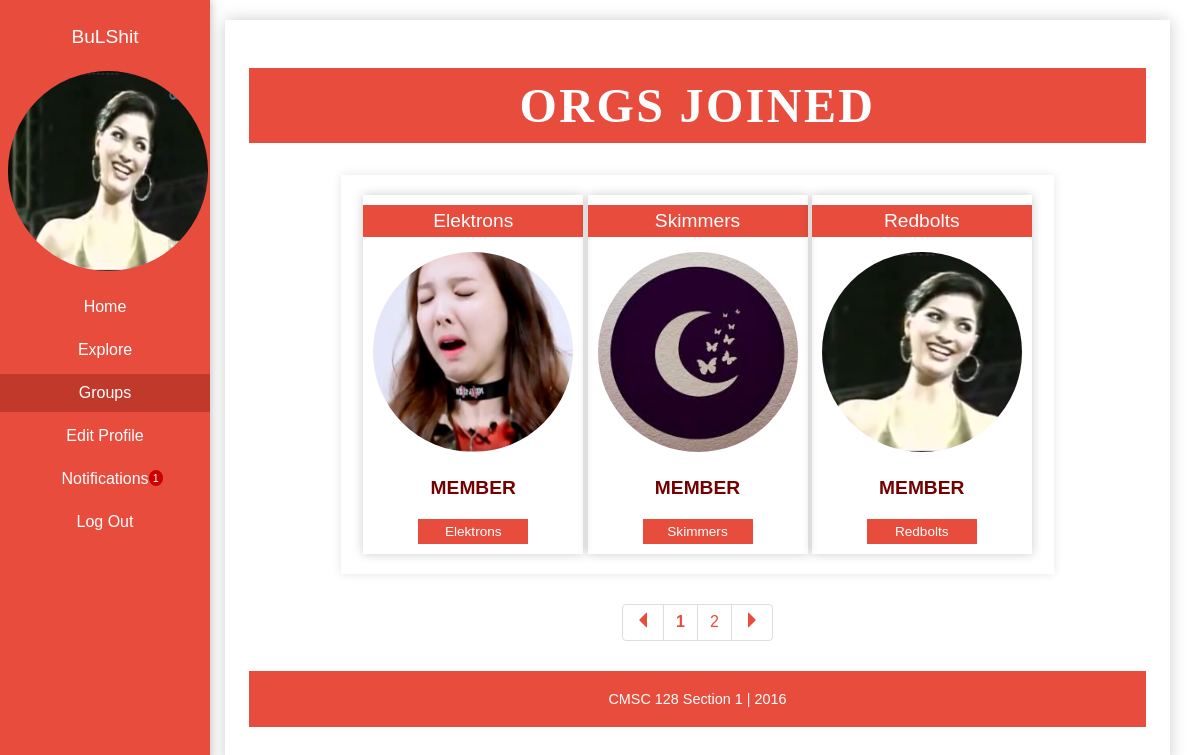
The page /html/groups.php (signed in) on the database its author committed.
### tables this page shows
CREATE TABLE `user` (
  `user_id` int(50) NOT NULL,
  `student_no` varchar(100) NOT NULL,
  `first_name` varchar(100) NOT NULL,
  `last_name` varchar(100) NOT NULL,
  `username` varchar(100) NOT NULL,
  `password` varchar(100) NOT NULL,
  `course` varchar(100) NOT NULL,
  `date_joined` date NOT NULL,
  `year_level` int(100) NOT NULL,
  `prof_pic` varchar(150) NOT NULL,
  `birthday` date NOT NULL,
  `email` varchar(60) NOT NULL
);

CREATE TABLE `joined` (
  `join_id` int(100) NOT NULL,
  `user_id` int(100) NOT NULL,
  `org_id` int(100) NOT NULL,
  `membership_type` enum('admin','member','pending') NOT NULL,
  `date_joined` date NOT NULL
);

CREATE TABLE `orgs` (
  `org_id` int(100) NOT NULL,
  `org_name` varchar(100) NOT NULL,
  `description` text NOT NULL,
  `photo` varchar(100) NOT NULL
);

### html/groups.php (the view, shortened to what this page needs)
<?php
	include ("functions.php");
	$connectdb = connection();
?>
<!DOCTYPE html>
<html lang="en">
	<head>
		<link rel="stylesheet" type="text/css" href="../bootstrap/css/bootstrap.css">
    	<link rel="stylesheet" type="text/css" href="../css/main.css">
		<link rel="stylesheet" type="text/css" href="../css/navigation.css">
		<link rel="stylesheet" type="text/css" href="../css/groups.css">
	</head>
	<body>
	<?php	$start=0;
			$lim=3;
			if(isset($_GET['id'])){
				$id=$_GET['id'];
				$start=($id-1)*$lim;
			}
			else{
				$id=1;
			}
			?>
	<div id="wrapper">
	    <nav>
            <ul>
                <?php
                $current_id = $_SESSION['user_id'];
                $query2 = mysqli_query($connectdb, "select * from user where user_id = $current_id");
                while($current_user= mysqli_fetch_array($query2)){ ?>
                <li><a href = 'viewprofile.php?user_id=<?=$current_id?>' class="username"><?php echo $current_user['username'] ?></a></li>
                <li class="image"><a href = 'viewprofile.php?user_id=<?=$current_id?>'><img onerror="this.src = '../images/janina.PNG'" src="../images/<?php echo $current_user['prof_pic'] ?>"/></a></li><?php } ?>
                <li><a href="home.php">Home</a></li>
                <li><a href="explore.php">Explore</a></li>
                <li class="dropbtn"><a class="dropbtn active" href="groups.php">Groups</a>
                </li>
                <li><a href="edit.php">Edit Profile</a></li>
                <li><a href="notif.php">Notifications
                  <?php
                    $notifnum = mysqli_query($connectdb,"select * from announcement, seen_announcement where announcement.announcement_id = seen_announcement.announcement_id and seen_announcement.seen = 'not_seen'and seen_announcement.user_id='".$current_id."'");
                    $total2 = mysqli_num_rows($notifnum); ?>
					<span class="notif-count"><?php echo $total2 ?></span>
                </a></li>
                <li><a href="logout.php">Log Out</a></li>
            </ul>
        </nav>
		<div id="content">
			<div id="group_list">
				<h1 class="title">ORGS JOINED</h1>
				<ul id="see_group">
					<?php
						$userid = $_SESSION['user_id'];
						$query = "SELECT * FROM joined, orgs WHERE joined.user_id = $userid AND joined.org_id = orgs.org_id";
						$result = mysqli_query($connectdb,$query);
						$rows=mysqli_num_rows($result);
						$total=ceil($rows/$lim);
						$result = groupListQuery($userid,$start,$lim,$connectdb);
						if($total>=1){
							while(list($orgid,$orgName, $photo,$memType)=mysqli_fetch_row($result)){
					?>
							<li class="joinGroup">
									<label class="orgname"><?=elipse($orgName)?></label>
									<img id="image" src="<?=$photo?>" onerror="this.src = '../images/janina.PNG'" >
									<label class="status"><?=detMemType($memType)?></label>
									<?php
										if ($memType!="pending") {
										?>
										<a class="orglink" href="group_page.php?orgID=<?=$orgid?>"><?=elipse($orgName)?></a>
										<?php
										}else{
										?>
										<a class="buttoncustom" href="cancel.php?orgID=<?=$orgid?>&id=<?=$id?>">Cancel Request</a>
										<?php
										}
									?>
							</li>
						<?php
							}
						}
						else{
							echo "<p>You still haven't joined an org yet! Try <a href='explore.php'>Exploring</a> a bit.</p>";
						}
					?>
				</ul>
				<?php
							pagination($id,$rows,$lim,1,"groups.php?id=%d");
						?>
			</div>
			<footer>CMSC 128 Section 1 | 2016</footer>
		</div>
	</div>
	</body>
</html>

### html/functions.php (shortened to what this page needs)
<?php
	function groupListQuery($userid, $start, $limit, $dbconn){
		$query = "SELECT orgs.org_id,orgs.org_name, orgs.photo, joined.membership_type
				FROM joined, orgs
				WHERE joined.user_id = $userid AND joined.org_id = orgs.org_id
				ORDER BY joined.membership_type
				LIMIT $start, $limit";
		return mysqli_query($dbconn, $query);
	}
	function detMemType($memType){
		if ($memType=="admin") {
			return "ADMIN";
		}elseif ($memType=="member") {
			return "MEMBER";
		}return "PENDING";
	}
	function elipse($string){
		if(strlen($string)<14){
			echo $string;
		}
		else{
			echo substr($string, 0, 14) . "...";
		}
	}
	function pagination($currentPage, $itemCount, $itemsPerPage, $adjacentCount, $pageLinkTemplate, $showPrevNext = true) {
		$firstPage = 1;
		$lastPage  = ceil($itemCount / $itemsPerPage);
		if ($currentPage <= $adjacentCount + $adjacentCount) {
			$firstAdjacentPage = $firstPage;
			$lastAdjacentPage  = min($firstPage + $adjacentCount + $adjacentCount, $lastPage);
		} elseif ($currentPage > $lastPage - $adjacentCount - $adjacentCount) {
			$lastAdjacentPage  = $lastPage;
			$firstAdjacentPage = $lastPage - $adjacentCount - $adjacentCount;
		} else {
			$firstAdjacentPage = $currentPage - $adjacentCount;
			$lastAdjacentPage  = $currentPage + $adjacentCount;
		}
		echo '<ul style="clear:both; bottom:0;" class="pagination" id="pagination">';
		if ($showPrevNext) {
			if ($currentPage == $firstPage) {
				echo '<li><span><span class="glyphicon glyphicon-triangle-left"></span></span></li>';
			} else {
				echo '<li><a href="' . (is_callable($pageLinkTemplate) ? $pageLinkTemplate($currentPage - 1) : sprintf($pageLinkTemplate, $currentPage - 1)) . '"><span class="glyphicon glyphicon-triangle-left"></span></a></li>';
			}
		}
		for ($i = $firstAdjacentPage; $i <= $lastAdjacentPage; $i++) {
			if ($currentPage == $i) {
				echo '<li><span><b>' . $i . '</b></span></li>';
			} else {
				echo '<li><a href="' . (is_callable($pageLinkTemplate) ? $pageLinkTemplate($i) : sprintf($pageLinkTemplate, $i)) . '">' . $i . '</a></li>';
			}
		}
		if ($showPrevNext) {
			if ($currentPage == $lastPage) {
				echo '<li><span><span class="glyphicon glyphicon-triangle-right"></span></span></li>';
			} else {
				echo '<li><a href="' . (is_callable($pageLinkTemplate) ? $pageLinkTemplate($currentPage + 1) : sprintf($pageLinkTemplate, $currentPage + 1)) . '"><span class="glyphicon glyphicon-triangle-right"></span></a></li>';
			}
		}
		echo '</ul>';
	}
?>

### css/main.css (style rules this page uses)
* { font-family: Arial; }
body { margin: 0; }
#content { min-height: 80vh; width: 78.75vw; margin: 20px 1.25vw 20px 18.75vw; background-color: white; box-shadow: 0 0 15px rgba(0,0,0,0.2); padding: 2vh 2vw; box-sizing: border-box; }
footer { background-color: #e74c3c; width: 100%; text-align: center; padding: 20px 0; margin: 20px 0; bottom: 0; left: 0; color: white; font-family: Arial; font-size: 0.9em; }
ul.pagination { display: flex; justify-content: center; margin: 30px 0; border: none; font-family: Arial; }
ul.pagination a, ul.pagination b, ul.pagination span { color: #e74c3c; }
ul.pagination b, ul.pagination span { cursor: default; }

### css/navigation.css (style rules this page uses)
nav { background-color: #e74c3c; position: fixed; left: 0; top: 0; height: 100vh; width: 17.5vw; box-shadow: 0 0 10px rgba(0,0,0,0.3); z-index: 5; }
nav ul { padding: 0; list-style: none; }
nav li { margin: 5px 0; }
nav li a { color: white; font-family: Arial; text-decoration: none; padding: 10px 20px; display: block; text-align: center; transition: 0.2s; }
nav .username { font-size: 1.2em; }
nav li a.active { background-color: #c0392b!important; color: white!important; cursor: default; }
nav li.image a { padding: 0; }
nav img { margin: 5px 5px; height: 200px; width: 200px; border-radius: 50%; transition: 0.4s; border: 3px solid rgba(0,0,0,0); }
.notif-count { padding: 1% 2% 1% 2%; background: #cc0000; color: #ffffff; border-radius: 50%; -moz-border-radius: 50%; -webkit-border-radius: 50%; position: absolute; font-size: 67%; }
a.dropbtn + ul.dropdown-list a:hover, { background-color: #DDDEE1; color: #555; }

### css/groups.css (style rules this page uses)
#see_group { box-shadow: 0 0 10px rgba(0,0,0,0.1); display: flex; flex-wrap: wrap; list-style: none; padding: 20px; justify-content: space-around; width: 75%; margin: auto; }
#group_list > h1.title { font-family: Chaparral; text-align: center; font-size: 3em; letter-spacing: 0.05em; padding: 10px; text-transform: capitalize; color: white; background-color: #e74c3c; }
.joinGroup { display: flex; flex-direction: column; justify-content: space-around; box-shadow: 0 0 10px rgba(0,0,0,0.2); }
.joinGroup .orgname { text-decoration: none; font-size: 1.2em; text-align: center; background-color: #e74c3c; color: white; padding: 5px 0; width: 100%; margin-top: 10px; }
.joinGroup .status { font-size: 1.2em; text-align: center; padding: 5px 0; margin: 5px 0; width: 100%; color: #740000; text-transform: uppercase; font-weight: bold; }
.joinGroup img { height: 200px; width: 200px; border-radius: 50%; object-position: center; object-fit: cover; margin: 15px 10px; }
.joinGroup .orglink { text-decoration: none; background-color: #e74c3c; font-size: 0.85em; color: white; font-family: Arial; text-align: center; margin: 10px auto 10px auto ; padding: 5px 0; width: 50%; }

### rows shown on the page
user: username "BuLShit"
joined: org.org_name "Elektrons Elektrons", org.photo (picture), membership_type "MEMBER"
joined: org.org_name "Skimmers Skimmers", org.photo (picture), membership_type "MEMBER"
joined: org.org_name "Redbolts Redbolts", org.photo (picture), membership_type "MEMBER"

### other values the page prints
$total2 "1"
